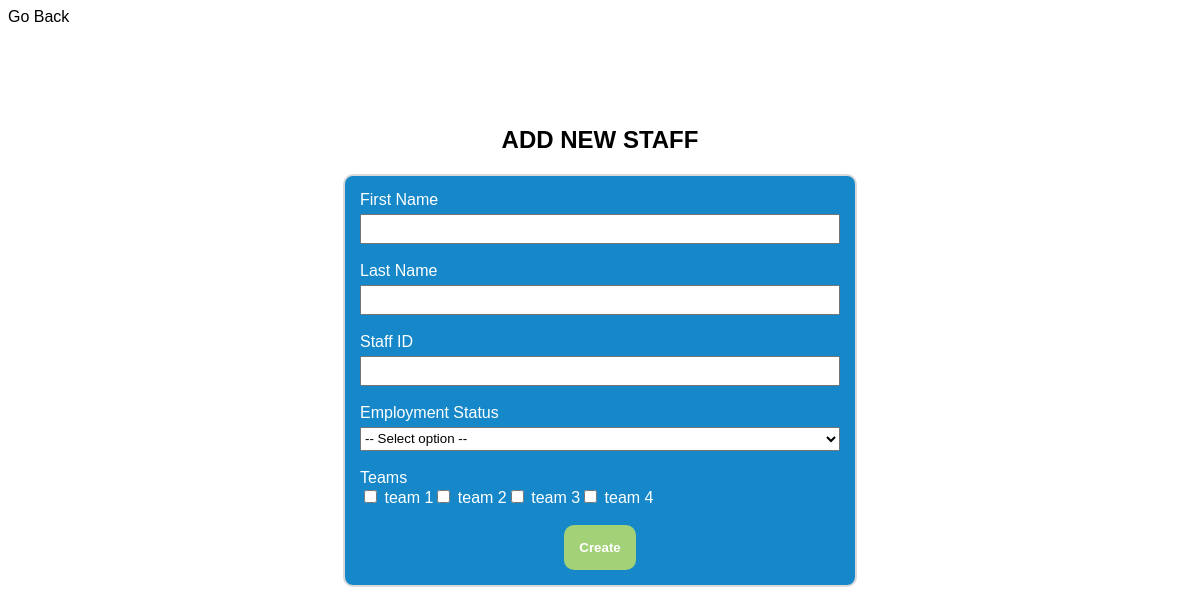
Page /create.php on the committed database.
### tables this page shows
CREATE TABLE `teams` (
  `id` int(11) NOT NULL,
  `name` varchar(255) NOT NULL
);

### create.php (the view, shortened to what this page needs)
<?php
include("connection.php");
$teamSql = "SELECT * FROM teams";
$teamsResult = $connection-> query($teamSql);
?>
<!DOCTYPE html>
<html lang = "en">
<head>
    <link rel="stylesheet" href="styles.css">
</head>
<body>
    <a href = "index.php">Go Back</a>
    <div class = "container">
        <h2>ADD NEW STAFF</h2>
        <div>
            <form method = "POST" action = "" id = "create_form">
                <label for = "first_name">First Name </label>
                <input type = "text" name = "first_name" required><br>
                <label for = "last_name">Last Name </label>
                <input type = "text" name = "last_name" required><br>
                <label for = "staff_id">Staff ID </label>
                <input type = "number" name = "staff_id" required><br>
                <label for = "employment_status">Employment Status </label>
                <select name = "employment_status" required>
                    <option value = "" disabled selected>-- Select option --</option>
                </select><br>
                <div id="teams">
                    <label for="teams[]">Teams </label><br>
                    <?php
                    while ($team = $teamsResult-> fetch_assoc()){
                        echo "<input type='checkbox' name='teams[]' value='{$team['id']}'> {$team['name']}";
                    }
                    ?>
                </div>
                <br>
                <input type = "submit" value = "Create" id = "add">
            </form>
        </div>
    </div>
</body>
</html>

### styles.css (style rules this page uses)
html * { font-family: Helvetica, sans-serif; color: black; }
.container { margin-top: 10vh; display: flex; flex-direction: column; flex-wrap: nowrap; align-items: center; justify-content: flex-start; align-content: center; }
.table_container, #create_form, #deets { border: 2px solid #dadada; border-radius: 10px; }
h2 { text-align: center; }
a { text-decoration: none; }
#create, #add, #update { background-color: #A3D177; color: white; padding: 15px; margin-top: 2vh; border-radius: 10px; }
#create_form, #deets { padding: 15px; display: flex; flex-direction: column; width: 60vh; background: #1688CA; }
#teams { display: block; }
label { margin-bottom: 5px; color: white; }
input[type="text"], input[type="number"], select { height: 3vh; }
input#add, input#update { border: none; font-weight: bold; margin: auto; }
#teams { color: white; }

### rows in the picture
teams: name "team 1"
teams: name "team 2"
teams: name "team 3"
teams: name "team 4"
